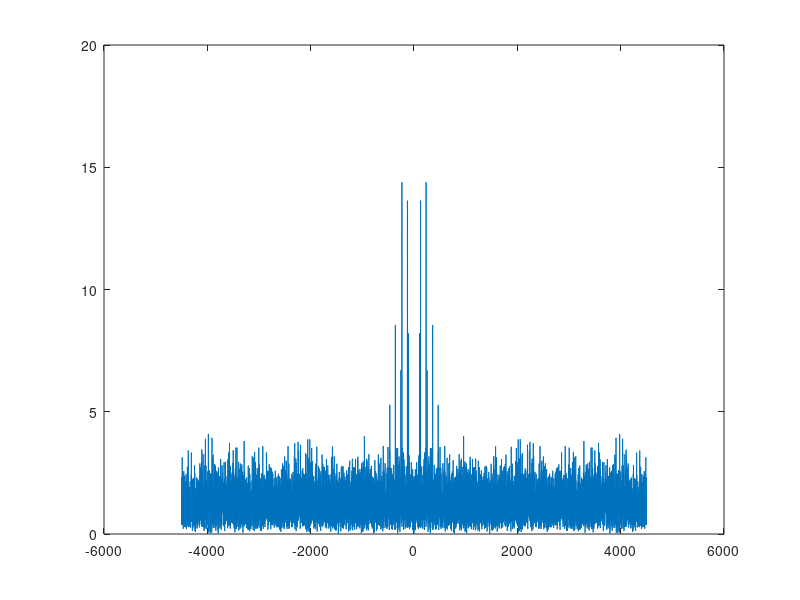

The MATLAB source for this figure:
function testSfft

% sampling params
sampleRate  = 9000;             % Hz
elapse      = 1;                % s

%
sampleSize  = round(sampleRate*elapse);
n           = floor(sampleSize/2);
ind         = [n+1:sampleSize,1:n];
maxFreq     = floor(sampleRate/2);
freq        = (-n:n-1) * maxFreq/n;

%
signal = sin( 2*pi*(1:sampleSize) * 127 / sampleRate );
signal = signal + sin( 2*pi*(1:sampleSize) * 234 / sampleRate );
signal( signal < 0.7 ) = 0;
signal = signal + randn(1,length(signal))*1.5;
signal = abs(signal.^2);
signal = signal - mean(signal,2);
dft    = abs( fft(signal,[],2) ) / sqrt(2*pi) / sqrt(sampleSize);
dft    = dft(:,ind);


% plot(1:sampleSize, signal)
plot( freq, dft);
%     xlim ( [-10 50] );
    
% plot( freq, signal, '.');
% [~,I]= max(dft);
% n-I+2